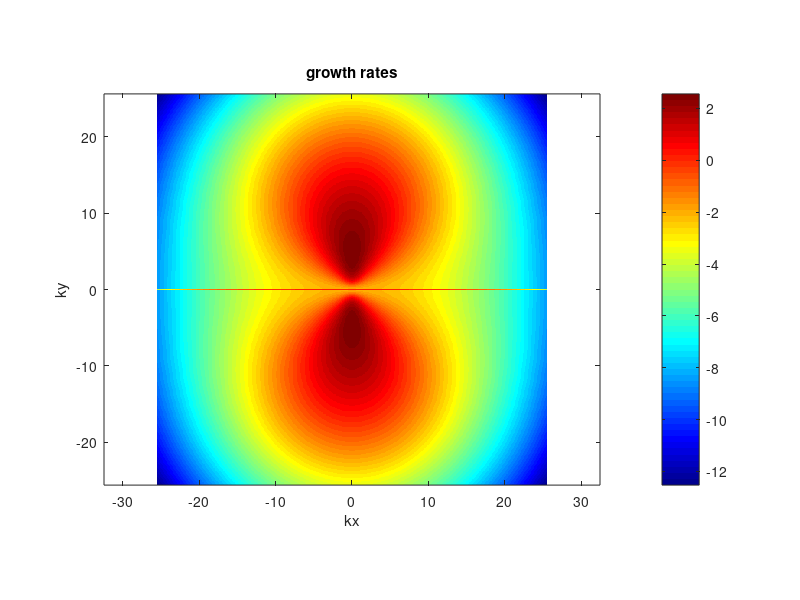
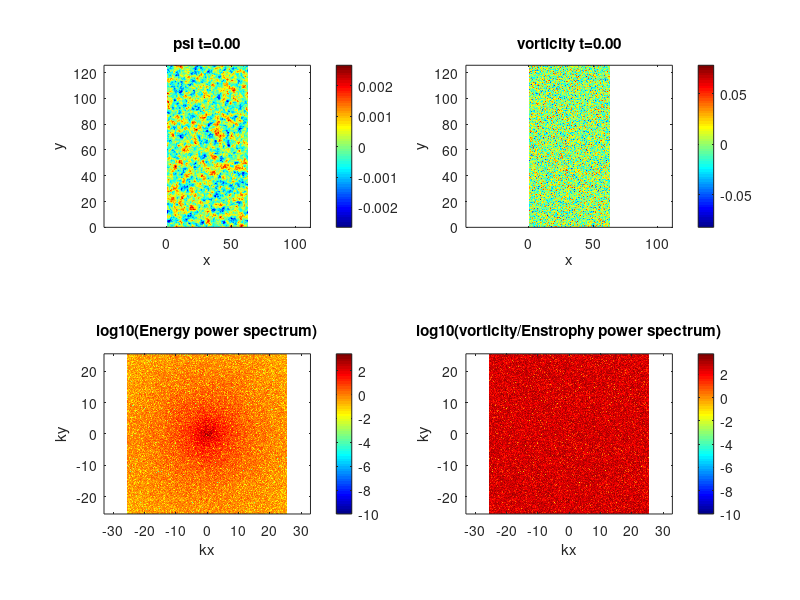
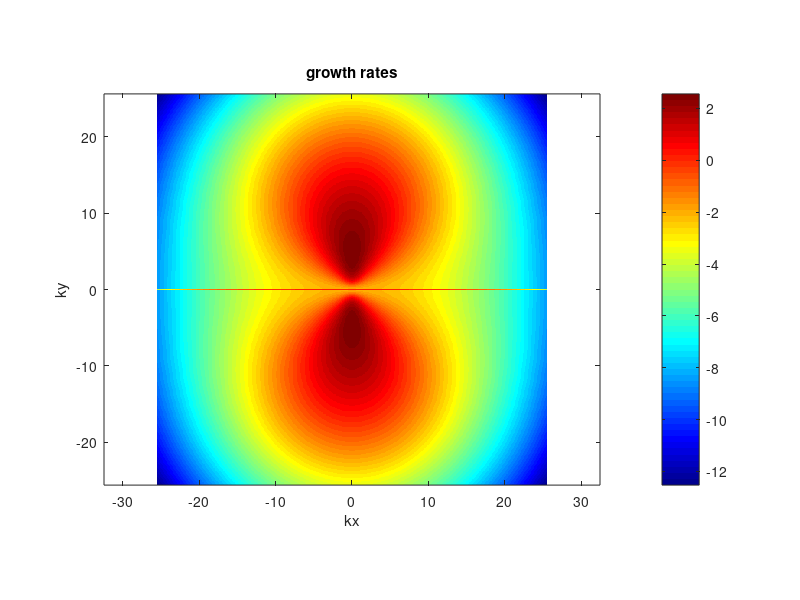

MATLAB code for these plots, in order: (Note: a time limit stopped this script after it produced the figures.)
function spectral_DS2d
%%%%%%%%%%%%%%%%%%%%%%%%%%%%%%%%%%%%%%%%%%%%%%%%%%%%%%%%%%%%%%%%%%%%%%%%%%%%%%%%%
% 1-field toy model of the Dimits shift. Similar to the Hasegawa-Mima           %
% equation or the Kuramoto-Sivashinsky equation.                                %
%                                                                               %
% Based off an MIT code originally made by Jean-Christophe Nave.                %
% Modified by Denis St-Onge                                                     %
%                                                                               %
% Laplacian(psi) = w                                                            %
% u = psi_y                                                                     %
% v =-psi_x                                                                     %
%%%%%%%%%%%%%%%%%%%%%%%%%%%%%%%%%%%%%%%%%%%%%%%%%%%%%%%%%%%%%%%%%%%%%%%%%%%%%%%%%
clear all;
mkdir('plots'); mkdir('data');
delete('log.txt');

scale=1;         % quick scale of the linear terms
mu   =scale*2;      % friction
nu   =scale*0.01; % viscosity
muZF = 0e-4; %scale*2*0; % zonal friction
nuZF = 1e-5; %scale*5.0e-4; % zonal viscosity
l    =scale*0;     % Landau-like damping
gamma=scale*5.0;   % linear drive 2.4203
HM=scale*0;		 % HM-type wave
TH=scale*0;      % Terry-Horton i delta
h=1;             % hyperviscosity factor
hZF=2;             % hyperviscosity factor
forcing=0; 		 % forcing magnitude
LX=2*pi*10;      % X scale
LY=2*pi*20;      % Y scale
NX_real=512;     % resolution in x
NY_real=1024;     % resolution in y
dt=1e-5;    % time step. Should start small as CFL updated can pick up the pace
TF=1000.0;   % final time
iF=2000000;  % final iteration, whichever occurs first
iRST=10000; % write restart dump
i_report=100;
en_print=500;
TSCREEN=1000; % sreen update interval time (NOTE: plotting is usually slow)
initial_condition='random';   %'simple vortices' 'vortices' 'random' or 'random w' 
AB_order=2; % Adams Bashforth order 1,2,3, or 4 (3 more accurate, 2 possibly more stable) -1 = RK3
linear_term='exact'; % CN, BE, FE, or exact
simulation_type='NL'; % NL, QL, or L (nonlinear, quasilinear and linear respectively)
padding = true; % 3/2 padding, otherwise 2/3 truncation.
save_plots = true; % save plots to file
system_type='MHM'; % NS, HM, MHM
cfl_cadence=1;
max_dt=2e-2;
safety=0.15;
diagnostics=false;

%rng(707296708);
rng('shuffle');
s=rng;


% print log file.
diary('log.txt') 
diary on;

fig1=figure(1);
fig2=figure(2);

% ensure parameters get printed  to log.
fprintf('nu: %.05e  mu:%.05e gamma:%.05e\n',nu,mu,gamma);
fprintf('LX:%.02f LY:%.02f NX:%d NY:%d\n',LX, LY, NX_real, NY_real);
fprintf('h:%d scale:%d Tf:%.01f iF:%d\n',h, scale, TF, iF);
fprintf('Nonlinear:%s padding:%d System:%s\n',simulation_type, padding,system_type);
fprintf('random seed:%d AB order:%d CFL step:%d\n',s.Seed, AB_order, cfl_cadence);

energyFile=0; 
if(strcmp(initial_condition,'restart'))
    energyFile = fopen('energy.dat','a');
else
    energyFile = fopen('energy.dat','w');
end

fprintf(energyFile,'# [1] t    [2] energy  [3] enstrophy  [4] ZF    [5] DW    [6] flux\n');


NX=NX_real;
NY=NY_real;
if(padding)
    NX=3*NX/2;
    NY=3*NY/2;
end

dx=LX/NX;
dy=LY/NY;
dkx=2*pi/LX;
dky=2*pi/LY;
LXnum=0:dx:LX;
LYnum=0:dy:LY;

minkx= -(NX_real/2 - 1)*dkx;
maxkx=  (NX_real/2 - 1)*dkx;
minky= -(NY_real/2 - 1)*dky;
maxky=  (NY_real/2 - 1)*dky;
kxnum= minkx:dkx:maxkx;
kynum= minky:dky:maxky;

t=0.;
i=0;
k=0;
c1=0;
c2=0;
c3=0;
dt1=0;
dt2=0;
dt3=0;
w_hat=0; %this is our field.
I=sqrt(-1);

kx=dkx*I*ones(1,NY)'*(mod((1:NX)-ceil(NX/2+1),NX)-floor(NX/2)); % matrix of wavenumbers in x direction 
ky=dky*I*(mod((1:NY)'-ceil(NY/2+1),NY)-floor(NY/2))*ones(1,NX); % matrix of wavenumbers in y direction 

% Cutting of frequencies using the 2/3 rule. 
% Discard asymmetric N/2 term. Otherwise reality is not enforced.
dealias=abs(kx/dkx) <1/3*NX & abs(ky/dky) <1/3*NY;


ksquare=kx.^2+ky.^2;                                % Laplacian in Fourier space
ksquare(1,1)=-1; 
kmu = -(-1)^h*mu * ones(NY,NX)./(ksquare.^(h-1)) ;                            % drag force array
ksquare_viscous=-(-1)^h*nu*(ksquare.^h);            % Viscosity array

ksquare_poisson=ksquare - ones(NY, NX) + TH*ky;		% Poisson equation in Fourier space
if(strcmpi(system_type,'NS'))
    ksquare_poisson=ksquare;		% Poisson equation in Fourier space
end
ksquare_poisson(1,1)=-1;  % fixed Laplacian in Fourier space for Poisson's equation


gd = gamma * ky.^2./ksquare_poisson;

zonal_part = zeros(NY,NX);
zonal_part(1,:) = zonal_part(1,:) + ones(1,NX);
fluct_part = ones(NY,NX) - zonal_part;

lin_growth = -kmu + ksquare_viscous + gd - l*abs(ky); % this is the linear growth rate used in computations

lin_trunc = dealias.*lin_growth;
max_growth = max(lin_trunc(:))

% No damping on zonal modes. Modified Poisson equation (proper adiabatic electron response)
if(strcmpi(system_type,'MHM'))
    kxzf = kx(1,:);
    lin_growth(1,:) = zeros(1,NX) - muZF*ones(1,NX) -(-1)^hZF*nuZF*(kxzf.^(2*hZF)) ;
    ksquare_poisson(1,:) = ksquare_poisson(1,:) + ones(1,NX);
	ksquare_poisson(1,1)=-1;
end
numel(find(lin_growth(:)>0))

lg2 = lin_growth.^2;
lg3 = lin_growth.^3;

% forcing stuff?
kf_min = 16*dkx;
dkf = 0.5*dkx;
forcing_base = abs(ksquare) <= (kf_min+dkf)^2 & abs(ksquare) >= kf_min^2;

% Define initial vorticity distribution
switch lower(initial_condition)
   case {'vortices'}
      [i,j]=meshgrid(1:NX,(1:NY));
      psi=exp(-((i*dkx-pi).^2+(j*dky-pi+pi/4).^2)/(0.2))+exp(-((i*dx-pi).^2+(j*dky-pi-pi/4).^2)/(0.2))-0.5*exp(-((i*dkx-pi-pi/4).^2+(j*dky-pi-pi/4).^2)/(0.4));
    case {'simple vortices'}
        [i,j]=meshgrid((1:NX)*(2*pi/NX),(1:NY)*(2*pi/NY));
        psi=1*sin(i).*cos(j).^2;    
    case {'random psi'}
      psi=1e-3*(2*rand(NX,NY) - 1);%normally 1e-3
      w_hat=ksquare_poisson.*fft2(psi);
    case {'random'}
      w=5e-2*(2*rand(NY,NX)-1);%normally 5e-2
      w_hat=fft2(w);
      w_hat(1,:)=zeros(1,NX);
      %w_hat=zonal_part.*w_hat;
    case {'waves'}
      [i,j]=meshgrid((1:NX)*(2*pi/NX),(1:NY)*(2*pi/NY));
      %w=20*sin(32*j) + 1e-1*cos(13*i);
      w=2e1*sin(32*j) + 5e-2*(2*rand(NY,NX)-1);
      w_hat=fft2(w);
      w_hat(1,:)=fluct_part.*w_hat;
    case {'restart'}
        fileID=fopen('restart.bin','r');
        t=fread(fileID,1,'double');
        dt=fread(fileID,1,'double');
        i=fread(fileID,1,'int');
        k=fread(fileID,1,'int');
        dt1=fread(fileID,1,'double');
        dt2=fread(fileID,1,'double');
        dt3=fread(fileID,1,'double');
        c1=fread(fileID,[NY NX],'double')+I*fread(fileID,[NY NX],'double');
        c2=fread(fileID,[NY NX],'double')+I*fread(fileID,[NY NX],'double');
        c3=fread(fileID,[NY NX],'double')+I*fread(fileID,[NY NX],'double');
        w_hat=fread(fileID,[NY NX],'double')+I*fread(fileID,[NY NX],'double');
        fclose(fileID);        
    otherwise
      disp('Unknown initial conditions !!!');
      return
end

if(padding) % ensure there's no energy in the padded region of k-space.
   w_hat=dealias.*w_hat;
end
w_hat(1,1)=0; % Gauge condition. Should be redundant.
w_hat0=w_hat; % Keep initial conditions for possible future diagnostics.


u=0;
v=0;
U_ZF=0;
force=zeros(NY,NX);
w2=w_hat;

if(save_plots) %plot growth rate contours
	plotgrowth()
end

tic
while t<TF && i<iF
    psi_hat = w_hat./ksquare_poisson;  % Solve Poisson's Equation
    if(any(isnan(w_hat(:)))) % Something really bad has happened.
        disp(sprintf('Divergence at iteration: %d',i));
        return;
    end
    if(mod(i,i_report)==0)
       disp(sprintf('iteration: %d    dt:%.02e     t:%.03e     step time:%.1d s',i,dt,t,toc)); 
       tic;
        diary off; %flush diary
		diary on;
    end
    if (mod(i,en_print)== 0) 
        outputEnergy();
    end
    
    if (mod(i,TSCREEN)== 0) 
        plotfunc();
    end
    
    if (mod(i,iRST) == 0)
        dump('restart.bin');
    end
    

    if(forcing ~= 0)
       force=calculate_forcing(); 
    end
    
    w_hat_new=0;
    conv_hat =0;
    % Compute the non-linear term
    if (AB_order == -1 ) % RK3
	      w_hat_new = ETDRK3(w_hat);
    	if(mod(i+1,cfl_cadence)==0 && i > 3) % compute new timestep from CFL condition.
        	abs_u=abs(u);
        	abs_v=abs(v);
        	abs_ZF=abs(U_ZF);
        	maxV= max(abs_u(:)+abs_ZF(:))/dx + max(abs_v(:))/dy;
        	if(maxV>0)
           	 new_dt=1/maxV;
        	else
           	 new_dt=inf;
        	end
        		dt=min(max(0.5*dt,min(safety*new_dt,1.1*dt)),max_dt);
    		end
    else 
        conv_hat = calc_Nonlinear(w_hat,simulation_type);
         
     
    if(mod(i+1,cfl_cadence)==0 && i > 3) % compute new timestep from CFL condition.
        abs_u=abs(u);
        abs_v=abs(v);
        abs_ZF=abs(U_ZF);
        maxV= max(abs_u(:)+abs_ZF(:))/dx + max(abs_v(:))/dy;
        if(maxV>0)
            new_dt=1/maxV;
        else
            new_dt=inf;
        end
        dt=min(max(0.5*dt,min(safety*new_dt,1.1*dt)),max_dt);
    end
    
    conv_hat = dealias.*(conv_hat + forcing*kf_min*force/sqrt(dt));
    
    L1=0;
    L2=0;
    w_prev=w_hat;
    
    A=1.0; B=0; C=0; D=0;
    w_hat_new = 0;
    if (i < 1 || AB_order == 1) %Forward-Euler to generate history. Should run a small time-step at first. 
    	 %do nothing w_hat_new = w_hat_new - L2.*conv_hat;
    elseif (i < 2 || AB_order == 2)
    	w1=dt1/dt;
    	A=(1.0 + 0.5*w1);
    	B=0.5*w1;
   	elseif (i < 3 || AB_order == 3)
    	w1=dt1/dt;
    	w2=dt2/dt;
    	A=(2.0 + 3.0*w2 + 6.0*w1*(1+w1+w2))/(6.0*w1*(w1+w2));
    	B=(2.0 + 3.0*w1 + 3.0*w2)/(6.0*w1*w2);
    	C=(2.0 + 3.0*w1)/(6.0*w2*(w1+w2));
     elseif (i < 4 || AB_order == 4)
        w1=dt1/dt;
        w2=dt2/dt;
        w3=dt3/dt;
        A=(3.0 + 8.0*w2 + 4.0*w3 + 6.0*(2*w1^3 + w2*(w2+w3) +2.0*w1*(1.0+w2)*(1.0+w2+w3) + w1^2*(3.0 + 4.0*w2+2*w3)));
        A=A/(12.0*w1*(w1+w2)*(w1+w2+w3));
        B=(3.0 + 6.0*(w1+w2)*(w1+w2+w3) + 4.0*(2.0*(w1+w2)+w3))/(12.0*w1*w2*(w2+w3));
        C=(3.0 + 6.0*w1*(w1+w2+w3)+4.0*(2.0*w1 + w2+w3))/(12.0*w2*(w1+w2)*w3);
        D=(3.0 + 6.0*w1*(w1+w2)+4.0*(2.0*w1 + w2))/(12.0*w3*(w2+w3)*(w1+w2+w3));
    end
  
    
    
    switch upper(linear_term)
        case {'CN'} %crank nicolson
            L1=(1 + 0.5*dt*lin_growth)./(1 - 0.5*dt*lin_growth);
            L2=dt./(1 - 0.5*dt*lin_growth);    
        case {'BE'} %backward euler
            L1=1.0./(1 - dt*lin_growth);
            L2=dt./(1 - dt*lin_growth);    
        case {'EXACT'}%exact
            L1=exp(dt*lin_growth);
            L2=dt*L1;   
            B=B.*exp((dt1)*lin_growth);
            C=C.*exp((dt1+dt2)*lin_growth);
            D=D.*exp((dt1+dt2+dt3)*lin_growth);
        otherwise
            disp('Unknown linear handling type.');
            return;
    end
    
    % Compute Solution at the next step
	% Implicitly solve the linear term with 2nd order Crank-Nicholson
    w_hat_new = L1.*w_prev;
    w_hat_new = w_hat_new - L2.*(A.*conv_hat - B.*c1 + C.*c2 - D.*c3);
  
    end
    t=t+dt;
    i=i+1;

    w_hat=w_hat_new;
    
    c3=c2;
    c2=c1;
    c1=conv_hat;
    
    dt3=dt2;
    dt2=dt1;
    dt1=dt;
end
fclose(energyFile);

%write final state 
fprintf('Simulation ended at time %.03e and iteration %d\n',t,i);
dump('final_state.bin');

if(strcmpi(simulation_type,'L') && diagnostics)
   w0f=w_hat0.*exp(t*lin_growth); 
   comp=abs(w_hat-w0f)./abs(w0f);
   fprintf('Maximum linear error:%e\n',max(comp(:)));
end

% SIMULATION ENDS HERE

%%----------------------------------%%
%% Helper Function Definitions      %% 
%%----------------------------------%%

	function f=calculate_forcing()
        f=zeros(NY,NX);
        for i1 = 1:NY
           for j1 = 1:NX
                if(forcing_base(i1,j1) ~=0 )
                    f(i1,j1) = randn(1);
                end    
           end
        end
	end

    function x=RK3(w_h)
        a =[8./15.,5./12.,0.75];
        b =[0,-17.0/60.0,-5.0/12.0];
        Fa =0.0;
        Fb =0.0;
        u_new=w_h;
        for j = 1:3 
            Fb = Fa;
            Fa = calc_Nonlinear(u_new,simulation_type);
            u_new = (1 + 0.5*(a(j)+b(j))*dt*lin_growth)./(1 - 0.5*(a(j)+b(j))*dt*lin_growth).*u_new;
            u_new = u_new + a(j)*Fa +b(j)*Fb;
        end
        x=u_new;
    end   

    function x=ETDRK3(w_h)
        u_new=w_h;
        
        lin_zeroes = (dt*abs(lin_growth)) < 1e-3;
        lin_NZ = ones(NY,NX) - lin_zeroes;
        
        lin_div = lin_growth + lin_zeroes.*ones(NY,NX);
        st=simulation_type;
        eh = exp(0.5*lin_growth*dt);
        e1 = exp(lin_growth*dt);

        M=32; 	
		r=exp(I*pi*((1:M)-0.5)/M);

	
		lg= lin_growth(:); LR=dt*lg(:,ones(M,1)) + r(ones(NY*NX,1),:);
        elr=exp(LR);
		Q1 =dt*real(mean(			 (exp(LR/2)-1)./LR							,2));
		Q2 =dt*real(mean(			 (elr-1)./LR                                ,2));
		f1 =dt*real(mean(		 (-4   -LR        +elr.*(4-3*LR+LR.^2))./LR.^3	,2));
		f2 =dt*real(mean(		4*( 2  +LR        +elr.*(-2+LR))./LR.^3			,2));
		f3 =dt*real(mean(		 (-4 -3*LR -LR.^2 +elr.*(4-LR))./LR.^3			,2));
		Q1=reshape(Q1,NY,NX);
		Q2=reshape(Q2,NY,NX);
		f1=reshape(f1,NY,NX);
		f2=reshape(f2,NY,NX);
		f3=reshape(f3,NY,NX);

        A1 = -calc_Nonlinear(u_new,st);
        
        an =     u_new.*eh + Q1.*A1;
      
        A2 = -calc_Nonlinear(an,st);
        
        bn = u_new.*e1 + Q2.*(2.0*A2-A1);
        
        A3 = -calc_Nonlinear(bn,st);
        
        cn = u_new.*e1 + (A1.*f1 + A2.*f2 + A3.*f3); 
        
        x = dealias.*cn;   

    end   
 function x=ETDRK2(w_h)
        u_new=w_h;
        
        lin_zeroes = dt*abs(lin_growth) == 0;
        lin_NZ = ones(NY,NX) - lin_zeroes; 
        
        lin_div = lin_growth + lin_zeroes.*ones(NY,NX);
        st=simulation_type;
        e1 = exp(lin_growth*dt);
        
        A1 = -calc_Nonlinear(u_new,st);
        
        an =     lin_NZ.*(u_new.*e1 + (e1 - ones(NY,NX)).*A1./lin_div);
        an = an + lin_zeroes.*(u_new.*e1 + dt*A1);
        
        A2 = -calc_Nonlinear(an,st);
        
        bn = lin_NZ.*(u_new.*e1 + (e1 - ones(NY,NX)).*(2.0*A2-A1)./lin_div);
        bn = bn + lin_zeroes.*(u_new.*e1 + dt*(2.0*A2-A1));
        
        cnNZ = an + (A2 - A1).*(e1 - ones(NY,NX) - dt*lin_growth)./(dt*lin_div.^2);
        cnZ = an + 0.5*dt*(A2-A1);
        x = dealias.*(lin_zeroes.*cnZ + lin_NZ.*cnNZ);
 end   

    function infCheck(inver,name)
       if(any(isinf(inver(:))))
              disp(sprintf('%s infinity at iteration: %d',name, i));
       end
    end

    function nanCheck(inver,name)
       if(any(isnan(inver(:))))
              disp(sprintf('%s NaN at iteration: %d',name, i));
       end
    end

	function y=calc_Nonlinear(w_h,type)
    conv_hat = 0;
    psi_h = w_h./ksquare_poisson;  % Solve Poisson's Equation
	switch upper(type)
        	case {'NL'} %full non-linear
            	uhat = -ky.*psi_h;
            	vhat =  kx.*psi_h;
            	w_xhat = kx.*w_h;
            	w_yhat = ky.*w_h;
            
            	% dealiasing here truncates if not padded, other it has no effect
            	u  =real(ifft2(dealias.*uhat));      % Compute  y derivative of stream function ==> u
            	v  =real(ifft2(dealias.*vhat));      % Compute -x derivative of stream function ==> v
            	w_x=real(ifft2(dealias.*w_xhat));      % Compute  x derivative of vorticity
            	w_y=real(ifft2(dealias.*w_yhat));
            	conv     = u.*w_x + v.*w_y;         % evaluate the convective derivative (u,v).grad(w)   
            	conv_hat = fft2(conv);              % go back to Fourier space
      
        	case {'QL'} %quasi-linear
            	%for zonal part
            	uphat = -ky.*fluct_part.*psi_h;
            	vphat =  kx.*fluct_part.*psi_h;
        
            	%for fluctuation part
            	U_hat = kx.*zonal_part.*psi_h;
            	U_xxhat = (kx.^2).*U_hat;
            	w_yhat = ky.*fluct_part.*w_h;       
        
            	% dealiasing here truncates if not padded, other it has no effect
            	u    =real(ifft2(dealias.*uphat));      % Compute  y derivative of stream function ==> u
            	v    =real(ifft2(dealias.*vphat));      % Compute -x derivative of stream function ==> v
            	U_ZF =real(ifft2(dealias.*U_hat));      % Compute zonal velocity
            	U_xx =real(ifft2(dealias.*U_xxhat));      % Compute zonal velocity
            	w_y  =real(ifft2(dealias.*w_yhat));
            	conv_fluct = U_ZF.*w_y + u.*U_xx;         % evaluate the convective derivative (u,v).grad(w)   
            	conv_zonal = u.*v;         % evaluate the convective derivative (u,v).grad(w)       
            	conv_fluct_hat = fft2(conv_fluct);               % go back to Fourier space
            	conv_zonal_hat = fft2(conv_zonal);
            	conv_hat = fluct_part.*conv_fluct_hat + (kx.^2).*zonal_part.*conv_zonal_hat;
        	case {'L'}%full linear 
           	 %do nothing
            otherwise
           	 disp('Unknown simulation type.');
        	    return 
    end
    if(padding)
        conv_hat = dealias.*conv_hat;
    end
    y=conv_hat;
	end

	function plotgrowth()
    	subplot(1,1,1);
    	plotg=0;
    	f=randn(NY,NX).*forcing_base;
    	if(padding)
       		plotg=circshift(dealias.*lin_growth,[NY_real/2,NX_real/2]); 
       		plotg=plotg(2:NY_real,2:NX_real);
    	else
       		plotg=circshift(dealias.*lin_growth,[NY_real/2,NX_real/2]); 
       		plotg=plotg(2:NY_real,2:NX_real);
    	end
    	force=real(ifft2(f));
    	imagesc(kxnum,kynum,real(plotg)), axis equal tight, colorbar
    	%imagesc(kxnum,kynum,f), axis equal tight, colorbar
    	set(gca,'Ydir','Normal')
    	colormap(jet)
    	title('growth rates');    
    	xlabel('kx');
    	ylabel('ky');
    	if(save_plots)
        	saveas(gcf,'growth.png');
   		end
   		drawnow
    end
    function outputEnergy()
        diary off; %flush diary
		diary on;
        
        w_curr=w_hat;
        psi_curr=psi_hat;
     
        enstrophy = 0.5*w_curr.*conj(w_curr);
        energy = 0.5*real(-conj(psi_curr).*w_curr);
     %   flux = -0.5*real(psi_y.*(psi_y.*psi_y + psi_x.*psi_x  + psi.*psi));
             
        enstrophy_tot = sum(enstrophy(:))/(NX*NY)^2;
        energy_tot    = sum(energy(:))/(NX*NY)^2; 
        ZF_energy = sum(sum(zonal_part.*energy))/(NX*NY)^2;
        DW_energy = sum(sum(fluct_part.*energy))/(NX*NY)^2;
       % flux_tot = sum(flux(:))/(NX*NY);
        
        fprintf(energyFile,'%e %e %e %e %e %e \n',t,dt,energy_tot,enstrophy_tot,ZF_energy,DW_energy);
        
        
    end
    function plotfunc()
              % Go back in real space omega in real space for plotting
		diary off; %flush diary
		diary on;
        w_curr=w_hat;
        psi_curr=psi_hat;
        psi=real(ifft2(psi_curr));
        w=real(ifft2(w_curr)); 
     
        enstrophy = 0.5*w_curr.*conj(w_curr);
        energy = 0.5*real(-conj(psi_curr).*w_curr);                  
        
		%iso_spectrum(energy,enstrophy);

        if(padding)
           enstrophy=circshift(enstrophy,[NY_real/2,NX_real/2]); 
           enstrophy=enstrophy(2:NY_real,2:NX_real);
           energy=circshift(energy,[NY_real/2,NX_real/2]); 
           energy=energy(2:NY_real,2:NX_real);
        else
           enstrophy=circshift(enstrophy,[NY_real/2,NX_real/2]); 
           enstrophy=enstrophy(2:NY_real,2:NX_real);
           energy=circshift(energy,[NY_real/2,NX_real/2]); 
           energy=energy(2:NY_real,2:NX_real);
        end
      
        wlog=max(log10(enstrophy),-10);
        energylog=max(log10(energy),-10);
        set(0,'CurrentFigure',fig1);
        subplot(2,2,1)
        imagesc(LXnum,LYnum,psi), axis equal tight, colorbar
        set(gca,'Ydir','Normal')
        colormap(jet)
        title(sprintf('psi t=%.02f',t));
        xlabel('x');
        ylabel('y');
        subplot(2,2,2)
        imagesc(LXnum,LYnum,w), axis equal tight, colorbar
        title(sprintf('vorticity t=%.02f',t));
        set(gca,'Ydir','Normal')
        xlabel('x');
        ylabel('y');
        subplot(2,2,3)
        imagesc(kxnum,kynum, energylog), axis equal tight, colorbar
        title('log10(Energy power spectrum)');    
        set(gca,'Ydir','Normal')
        xlabel('kx');
        ylabel('ky');
        subplot(2,2,4)
        imagesc(kxnum,kynum,wlog), axis equal tight, colorbar
        set(gca,'Ydir','Normal')
        xlabel('kx');
        ylabel('ky');
        title('log10(vorticity/Enstrophy power spectrum)');    
        if(save_plots)
            saveas(gcf,sprintf('plots/fig_%d.png',k));
        end
        drawnow
        set(0,'CurrentFigure',fig2);
        if(1==1)
       %     kx_spec=energylog(NY_real/2,:);
       %     ky_spec=energylog(:,NX_real/2);
       %     kx_spec(NX_real/2)=0.5*(kx_spec(NX_real/2-1)+kx_spec(NX_real/2+1)); 
       %     ky_spec(NY_real/2)=0.5*(ky_spec(NY_real/2-1)+ky_spec(NY_real/2+1)); 
       %     [~,Ix] = max(kx_spec(:));
       %     [~,Iy] = max(ky_spec(:));
       %     if(diagnostics)
       %        disp(sprintf('%.10e %.10e',energy_tot,enstrophy_tot));
       %         disp(sprintf('Maximum DW mode:%.01f    Maximum ZF mode:%.01f',abs(kynum(Iy)), abs(kxnum(Ix))));
       %     end
       %     plot(kxnum,kx_spec,kynum,ky_spec);
       %     legend('Zonal (ky=0)','DW (kx=0)');
       %     title(sprintf('DW/Zonal energy spectrum t=%.02f',t));
       %     xlabel('k');
        else
            kxpos=0:dkx:maxkx;
            loglog(kxpos,radenergy(1:NX_real/2),kxpos,radenstrophy(1:NX_real/2));
            title(sprintf('Radial energy/enstrophy spectrum t=%.02f',t));
            legend('Energy','Enstrophy')
            xlabel('k'); 
        end
        drawnow
        if(save_plots)
            saveas(gcf,sprintf('plots/k_spec_%d.png',k));
        end
        k=k+1;
    end

    function iso_spectrum(energy,enstrophy)
        raden_arr=cat(2,sqrt(abs(ksquare(:))),energy(:),enstrophy(:));
        raden_arr=sortrows(raden_arr);
        radenergy=zeros(max(NX,NY),1);
        radenstrophy=zeros(max(NX,NY),1);
        ik_old=1;
        nk=0;
        counts=zeros(max(NX,NY),1);
        for n = 1:length(ksquare(:))
            ik=round(raden_arr(n,1)/min(dkx,dky)) + 1;
            radenergy(ik) = radenergy(ik) + raden_arr(n,2);
            radenstrophy(ik) = radenstrophy(ik) + raden_arr(n,3);
            if(ik~=ik_old)
                counts(ik_old) = nk;
                nk=0;
                ik_old=ik;
            end
            nk=nk+1;
        end    
        
        range =0:min(dkx,dky):sqrt(2)*max(maxkx,maxky);
        l=length(range);
        
        surface = 2*pi/min(dkx,dky);
        comp=surface*range./(counts(1:l).');
        
        kxpos=0:min(dkx,dky):max(maxkx,maxky);
        specFile = fopen(sprintf('data/rad_spec_%d.dat',k),'w');
        radenergy_comp = radenergy(1:l).*comp.';
        radenstrophy_comp = radenstrophy(1:l).*comp.';
        
		ZF_en = zeros(l);
        ZF_ens = zeros(l);
        ZF_en(1:(NX/2)) = energy(1,1:(NX/2));  	 
        ZF_ens(1:(NX/2)) = enstrophy(1,1:(NX/2));

		DW_en = zeros(l);
        DW_ens = zeros(l);
        DW_en(1:(NY/2)) = energy(1:(NY/2),1);  	 
        DW_ens(1:(NY/2)) = enstrophy(1:(NY/2),1);

        for n = 1:l
            fprintf(specFile,'%e %e %e %e %e %e %e\n',range(n),radenergy_comp(n),radenstrophy_comp(n),ZF_en(n),ZF_ens(n), DW_en(n),DW_ens(n));       
        end
        
        fclose(specFile); 
    end


    function dump(filename)
        fileID=fopen(filename,'w');
        fwrite(fileID,t,'double');
        fwrite(fileID,dt,'double');
        fwrite(fileID,i,'int');
        fwrite(fileID,k,'int');
        fwrite(fileID,dt1,'double');
        fwrite(fileID,dt2,'double');
        fwrite(fileID,dt3,'double');
        fwrite(fileID,real(c1),'double'); fwrite(fileID,imag(c1),'double');
        fwrite(fileID,real(c2),'double'); fwrite(fileID,imag(c2),'double');
        fwrite(fileID,real(c3),'double'); fwrite(fileID,imag(c3),'double');
        fwrite(fileID,real(w_hat),'double');fwrite(fileID,imag(w_hat),'double');
        fclose(fileID);
    end
end
